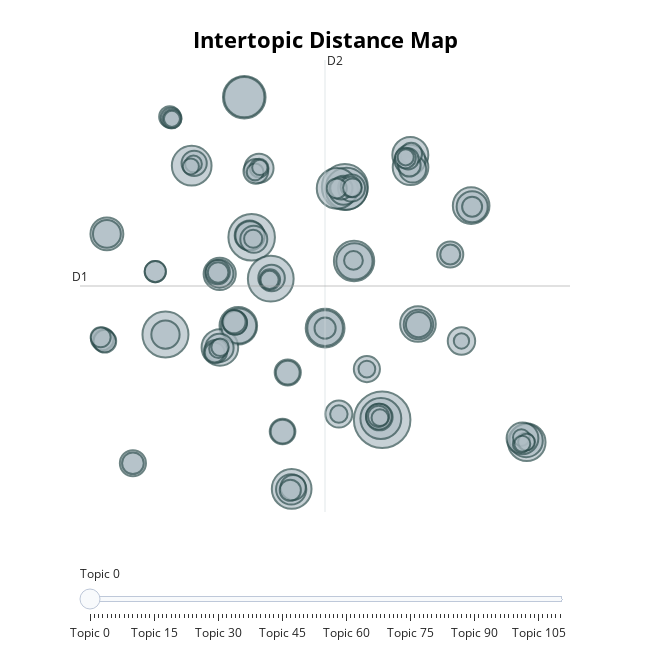

Notebook code cell kept with this figure:
### Code cell
#visualize
import matplotlib.pyplot as plt
topic_model.visualize_topics()
